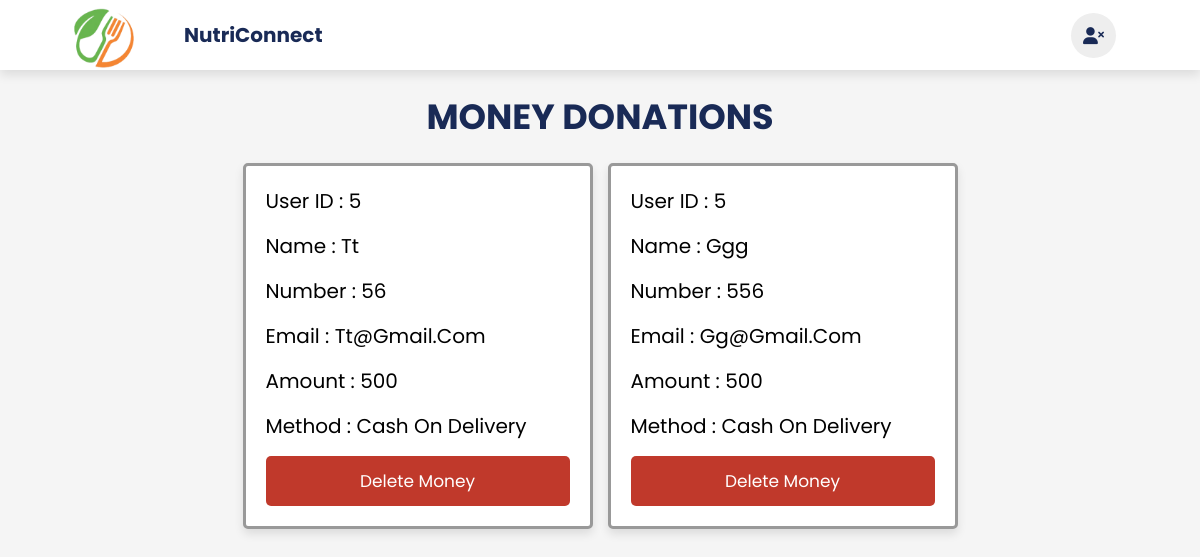
Screenshot of /admin_money.php (signed in) with the database file from the repository.
### tables this page shows
CREATE TABLE IF NOT EXISTS `money_donate` (
  `id` int(100) NOT NULL AUTO_INCREMENT,
  `user_id` int(100) NOT NULL,
  `name` varchar(100) NOT NULL,
  `email` varchar(100) NOT NULL,
  `number` int(100) NOT NULL,
  `amount` int(100) NOT NULL,
  `method` varchar(100) NOT NULL,
  PRIMARY KEY (`id`)
);

### admin_money.php (the view, shortened to what this page needs)
<?php
include 'connect.php';
?>
<!DOCTYPE html>
<html lang="en">
<head>
   <link rel="stylesheet" href="https://cdnjs.cloudflare.com/ajax/libs/font-awesome/6.0.0/css/all.min.css">
   <link rel="stylesheet" href="css/admin_styles.css">
</head>
<body>
<div class="headers">
    <a href="admin_home.php" class="logo">
        <div class="lo">
            <img src="images/logo1.png" style="width: 60px; height:60px">
        </div> NutriConnect</a>
        <div class="icons">
            <a href="admin_home.php" class="fa-solid fa-user-xmark"></a>
        </div>
    </div>
<section class="messages">
   <h1 class="heading"> Money Donations </h1>
   <div class="box-container">
   <?php
      $select_message = mysqli_query($conn, "SELECT * FROM `money_donate`") or die('query failed');
      if(mysqli_num_rows($select_message) > 0){
         while($fetch_message = mysqli_fetch_assoc($select_message)){
   ?>
   <div class="box">
      <p> User ID : <span><?php echo $fetch_message['user_id']; ?></span> </p>
      <p> Name : <span><?php echo $fetch_message['name']; ?></span> </p>
      <p> Number : <span><?php echo $fetch_message['number']; ?></span> </p>
      <p> Email : <span><?php echo $fetch_message['email']; ?></span> </p>
      <p> Amount : <span><?php echo $fetch_message['amount']; ?></span> </p>
      <p> Method : <span><?php echo $fetch_message['method']; ?></span> </p>
      <a href="admin_money.php?delete=<?php echo $fetch_message['id']; ?>" onclick="return confirm('Delete This Message?');" class="delete-btn">Delete Money</a>
   </div>
   <?php
      };
   }else{
      echo '<p class="empty">You Have No Money Donations!</p>';
   }
   ?>
   </div>
</section>
</body>
</html>

### css/admin_styles.css (style rules this page uses)
:root { --blue: #192a56; --red: #c0392b; --orange: #ff7800; --black: #000; --white: #fff; --bg-color: #eee; --light-bg: #f5f5f5; --dark-bg: rgba(0, 0, 0, .7); --box-shadow: 0 .5rem 1rem rgba(0, 0, 0, .1); --border: .3rem solid #999; }
* { font-family: 'Poppins', sans-serif; margin: 0; padding: 0; box-sizing: border-box; outline: none; border: none; text-decoration: none; text-transform: capitalize; }
html { font-size: 62.5%; overflow-x: hidden; }
body { background-color: var(--light-bg); }
section { padding: 3rem 2rem; }
.heading { text-align: center; font-size: 3.5rem; text-transform: uppercase; color: var(--blue); margin-top: 6rem; margin-bottom: 2rem; }
.headers { position: fixed; margin-bottom: 100px; top: 0; left: 0; right: 0; background: #fff; padding: 1rem 7%; display: flex; align-items: center; justify-content: space-between; z-index: 1000; box-shadow: var(--box-shadow); height: 70px; }
.headers .logo { color: var(--blue); font-size: 2rem; font-weight: bolder; margin-left: 100px; }
.headers .logo img { width: 50px; height: 50px; }
.headers .icons a { cursor: pointer; margin-left: .5rem; height: 4.5rem; line-height: 4.5rem; width: 4.5rem; text-align: center; font-size: 1.7rem; color: var(--blue); border-radius: 50%; background: #eee; }
.lo { position: fixed; margin-left: -110px; margin-top: -12px; }
.btn, .option-btn, .delete-btn { display: block; width: 100%; text-align: center; background-color: var(--blue); color: var(--white); font-size: 1.7rem; padding: 1.2rem 3rem; border-radius: .5rem; cursor: pointer; margin-top: 1rem; }
.delete-btn { margin-top: 10px; background-color: var(--red); }
.messages .box-container { display: grid; grid-template-columns: repeat(auto-fit, 35rem); justify-content: center; gap: 1.5rem; max-width: 1200px; margin: 0 auto; align-items: flex-start; }
.messages .box-container .box { background-color: var(--white); padding: 2rem; border: var(--border); box-shadow: var(--box-shadow); border-radius: .5rem; }
.messages .box-container .box p { padding-bottom: 1.5rem; font-size: 2rem; color: var(--light-color); line-height: 1.5; }
.messages .box-container .box p span { color: var(--purple); }
.messages .box-container .box .delete-btn { margin-top: 0; }

### rows the page displays
money_donate: user "5", name "Tt", number "56", email "Tt@gmail.com", amount "500", method "Cash On Delivery"
money_donate: user "5", name "Ggg", number "556", email "Gg@gmail.com", amount "500", method "Cash On Delivery"
